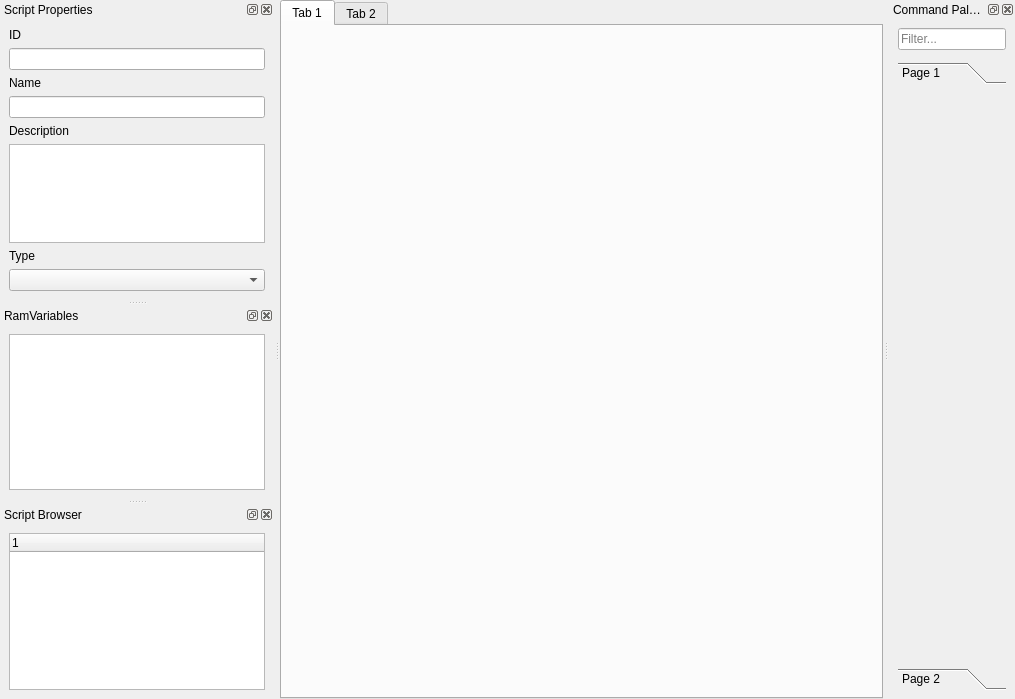
<?xml version="1.0" encoding="UTF-8"?>
<ui version="4.0">
 <class>ScriptEditor</class>
 <widget class="QMainWindow" name="ScriptEditor">
  <property name="geometry">
   <rect>
    <x>0</x>
    <y>0</y>
    <width>1015</width>
    <height>699</height>
   </rect>
  </property>
  <property name="windowTitle">
   <string>MainWindow</string>
  </property>
  <widget class="QWidget" name="centralwidget">
   <layout class="QVBoxLayout" name="verticalLayout_3">
    <property name="leftMargin">
     <number>0</number>
    </property>
    <property name="topMargin">
     <number>0</number>
    </property>
    <property name="rightMargin">
     <number>0</number>
    </property>
    <property name="bottomMargin">
     <number>0</number>
    </property>
    <item>
     <widget class="QTabWidget" name="tabWidget">
      <property name="currentIndex">
       <number>0</number>
      </property>
      <widget class="QWidget" name="tab">
       <attribute name="title">
        <string>Tab 1</string>
       </attribute>
      </widget>
      <widget class="QWidget" name="tab_2">
       <attribute name="title">
        <string>Tab 2</string>
       </attribute>
      </widget>
     </widget>
    </item>
   </layout>
  </widget>
  <widget class="QDockWidget" name="dockWidget_2">
   <property name="windowTitle">
    <string>Command Palette</string>
   </property>
   <attribute name="dockWidgetArea">
    <number>2</number>
   </attribute>
   <widget class="QWidget" name="dockWidgetContents_2">
    <layout class="QVBoxLayout" name="verticalLayout_2">
     <item>
      <widget class="QLineEdit" name="lineEdit">
       <property name="placeholderText">
        <string>Filter...</string>
       </property>
      </widget>
     </item>
     <item>
      <widget class="QWidget" name="widget" native="true"/>
     </item>
     <item>
      <widget class="QToolBox" name="toolBox">
       <property name="currentIndex">
        <number>0</number>
       </property>
       <widget class="QWidget" name="page">
        <property name="geometry">
         <rect>
          <x>0</x>
          <y>0</y>
          <width>177</width>
          <height>570</height>
         </rect>
        </property>
        <attribute name="label">
         <string>Page 1</string>
        </attribute>
       </widget>
       <widget class="QWidget" name="page_2">
        <property name="geometry">
         <rect>
          <x>0</x>
          <y>0</y>
          <width>98</width>
          <height>28</height>
         </rect>
        </property>
        <attribute name="label">
         <string>Page 2</string>
        </attribute>
       </widget>
      </widget>
     </item>
    </layout>
   </widget>
  </widget>
  <widget class="QDockWidget" name="dockWidget_3">
   <property name="windowTitle">
    <string>Script Properties</string>
   </property>
   <attribute name="dockWidgetArea">
    <number>1</number>
   </attribute>
   <widget class="QWidget" name="dockWidgetContents_3">
    <layout class="QVBoxLayout" name="verticalLayout_4">
     <property name="leftMargin">
      <number>0</number>
     </property>
     <property name="topMargin">
      <number>0</number>
     </property>
     <property name="rightMargin">
      <number>0</number>
     </property>
     <property name="bottomMargin">
      <number>0</number>
     </property>
     <item>
      <widget class="QScrollArea" name="scrollArea">
       <property name="frameShape">
        <enum>QFrame::NoFrame</enum>
       </property>
       <property name="widgetResizable">
        <bool>true</bool>
       </property>
       <widget class="QWidget" name="scrollAreaWidgetContents">
        <property name="geometry">
         <rect>
          <x>0</x>
          <y>0</y>
          <width>233</width>
          <height>286</height>
         </rect>
        </property>
        <layout class="QVBoxLayout" name="verticalLayout_6">
         <item>
          <widget class="QLabel" name="label">
           <property name="text">
            <string>ID</string>
           </property>
          </widget>
         </item>
         <item>
          <widget class="QLineEdit" name="lineEdit_2"/>
         </item>
         <item>
          <widget class="QLabel" name="label_2">
           <property name="text">
            <string>Name</string>
           </property>
          </widget>
         </item>
         <item>
          <widget class="QLineEdit" name="lineEdit_3"/>
         </item>
         <item>
          <widget class="QLabel" name="label_3">
           <property name="text">
            <string>Description</string>
           </property>
          </widget>
         </item>
         <item>
          <widget class="QTextEdit" name="textEdit"/>
         </item>
         <item>
          <widget class="QLabel" name="label_4">
           <property name="text">
            <string>Type</string>
           </property>
          </widget>
         </item>
         <item>
          <widget class="QComboBox" name="comboBox"/>
         </item>
        </layout>
       </widget>
      </widget>
     </item>
    </layout>
   </widget>
  </widget>
  <widget class="QDockWidget" name="dockWidget_4">
   <property name="windowTitle">
    <string>RamVariables</string>
   </property>
   <attribute name="dockWidgetArea">
    <number>1</number>
   </attribute>
   <widget class="QWidget" name="dockWidgetContents_4">
    <layout class="QVBoxLayout" name="verticalLayout_7">
     <item>
      <widget class="QColumnView" name="columnView"/>
     </item>
    </layout>
   </widget>
  </widget>
  <widget class="QDockWidget" name="dockWidget">
   <property name="windowTitle">
    <string>Script Browser</string>
   </property>
   <attribute name="dockWidgetArea">
    <number>1</number>
   </attribute>
   <widget class="QWidget" name="dockWidgetContents">
    <layout class="QVBoxLayout" name="verticalLayout">
     <item>
      <widget class="QTreeWidget" name="treeWidget">
       <column>
        <property name="text">
         <string notr="true">1</string>
        </property>
       </column>
      </widget>
     </item>
    </layout>
   </widget>
  </widget>
 </widget>
 <resources/>
 <connections/>
</ui>
